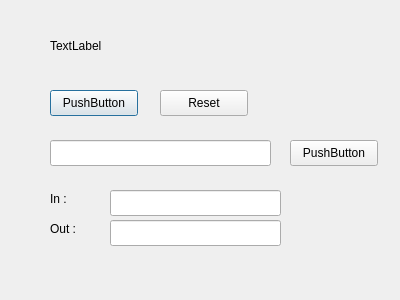
<?xml version="1.0" encoding="UTF-8"?>
<ui version="4.0">
 <class>Dialog</class>
 <widget class="QDialog" name="Dialog">
  <property name="geometry">
   <rect>
    <x>0</x>
    <y>0</y>
    <width>400</width>
    <height>300</height>
   </rect>
  </property>
  <property name="windowTitle">
   <string>Dialog</string>
  </property>
  <widget class="QLabel" name="label">
   <property name="geometry">
    <rect>
     <x>50</x>
     <y>30</y>
     <width>291</width>
     <height>31</height>
    </rect>
   </property>
   <property name="text">
    <string>TextLabel</string>
   </property>
  </widget>
  <widget class="QPushButton" name="pushButton">
   <property name="geometry">
    <rect>
     <x>50</x>
     <y>90</y>
     <width>88</width>
     <height>26</height>
    </rect>
   </property>
   <property name="text">
    <string>PushButton</string>
   </property>
  </widget>
  <widget class="QPushButton" name="pushButton_2">
   <property name="geometry">
    <rect>
     <x>160</x>
     <y>90</y>
     <width>88</width>
     <height>26</height>
    </rect>
   </property>
   <property name="text">
    <string>Reset</string>
   </property>
  </widget>
  <widget class="QLineEdit" name="lineEdit">
   <property name="geometry">
    <rect>
     <x>50</x>
     <y>140</y>
     <width>221</width>
     <height>26</height>
    </rect>
   </property>
  </widget>
  <widget class="QPushButton" name="pushButton_3">
   <property name="geometry">
    <rect>
     <x>290</x>
     <y>140</y>
     <width>88</width>
     <height>26</height>
    </rect>
   </property>
   <property name="text">
    <string>PushButton</string>
   </property>
  </widget>
  <widget class="QLabel" name="label_2">
   <property name="geometry">
    <rect>
     <x>50</x>
     <y>190</y>
     <width>66</width>
     <height>18</height>
    </rect>
   </property>
   <property name="text">
    <string>In :</string>
   </property>
  </widget>
  <widget class="QLabel" name="label_3">
   <property name="geometry">
    <rect>
     <x>50</x>
     <y>220</y>
     <width>66</width>
     <height>18</height>
    </rect>
   </property>
   <property name="text">
    <string>Out :</string>
   </property>
  </widget>
  <widget class="QLineEdit" name="lineEdit_2">
   <property name="geometry">
    <rect>
     <x>110</x>
     <y>190</y>
     <width>171</width>
     <height>26</height>
    </rect>
   </property>
  </widget>
  <widget class="QLineEdit" name="lineEdit_3">
   <property name="geometry">
    <rect>
     <x>110</x>
     <y>220</y>
     <width>171</width>
     <height>26</height>
    </rect>
   </property>
   <property name="readOnly">
    <bool>true</bool>
   </property>
  </widget>
 </widget>
 <resources/>
 <connections/>
</ui>
